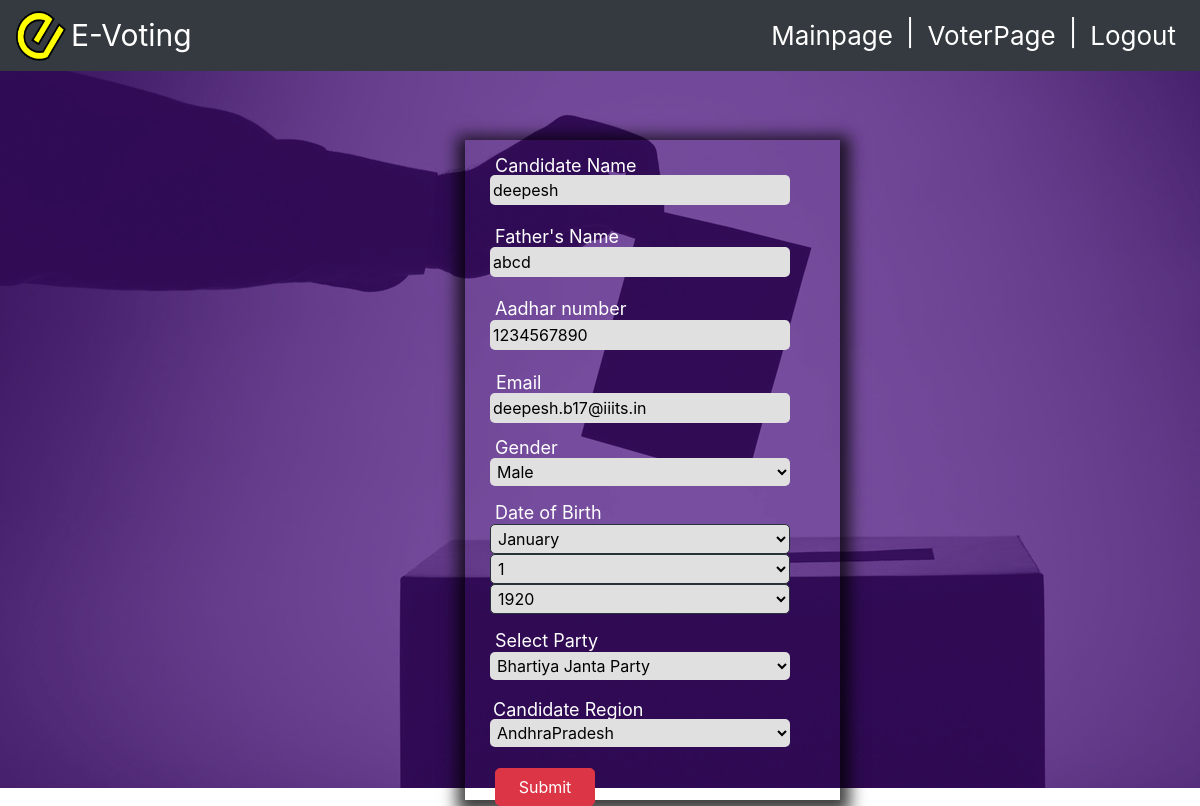
Page /organiser_app/edit/1 on the committed database.
### organiser_app/models.py (models this page shows, shortened)
class Candidate(models.Model):
    candidate_id=models.AutoField(primary_key=True)
    candidate_name=models.CharField(max_length=50,null=False)
    candidate_fname=models.CharField(max_length=50,null=False)
    candidate_party=models.CharField(choices=party_options,null=False,max_length=10,default="Bhartiya Janta Party")
    candidate_region=models.CharField(choices=region_options,null=False,max_length=10,default="AndhraPradesh")
    candidate_gender=models.CharField(choices=Gender_options,null=False,max_length=1,default="Male")
    candidate_email=models.EmailField(unique=True,null=False)
    candidate_dob=models.DateField(null=False)
    candidate_aadhar=models.BigIntegerField(unique=True,null=False)
    profile_pic=models.ImageField(upload_to='profile_pics',blank=True)

### organiser_app/views.py (the view)
# urls.py: path('edit/<int:pk>',views.candidate_update,name='candidate_edit'),
def candidate_update(request,pk):
    template_name='organiser_app/candidate_form.html'
    candidate=get_object_or_404(Candidate,pk=pk)
    form=Candidateform(request.POST or None,instance=candidate)
    if request.method=="POST":
        if form.is_valid():
            form.save()
    return render(request,template_name,{'form':form})

### organiser_app/forms.py
class Candidateform(forms.ModelForm):
    candidate_dob = forms.DateField(widget=forms.SelectDateWidget(years=range(1920, 1994)))
    class Meta:
        model = Candidate
        fields = ('candidate_name','candidate_fname','candidate_party','candidate_region','candidate_gender','candidate_email','candidate_dob','candidate_aadhar','profile_pic')

### organiser_app/templates/organiser_app/candidate_form.html (shortened to what this page needs)
{% load staticfiles %}
{% load widget_tweaks %}
<!doctype html>
<html lang="en">
  <head>
    <link rel="stylesheet" href="https://stackpath.bootstrapcdn.com/bootstrap/4.1.3/css/bootstrap.min.css">
    <link rel="stylesheet" href="https://cdnjs.cloudflare.com/ajax/libs/font-awesome/4.7.0/css/font-awesome.min.css">
  </head>
  <body style="background-image:url({% static 'images/back.jpg' %});background-repeat: no-repeat;height:100%;background-attachment:fixed" >
      <nav class="navbar fixed-top container-fluid navbar-expand-lg navbar-light bg-dark" style="background-color:#008B8B" >
          <div class="collapse navbar-collapse" id="navbarSupportedContent">
            <img src="{% static "images/e-voting.png"%}" alt="evoting image" width="50" height="50">
            <p style="color:white; font-size:30px;margin:5px">E-Voting</p>
          </div>
            <ul class="nav navbar-nav navbar-right">
              <li class="nav-item active">
                <a class="nav-link text-white" href="{% url 'organiser_app:mainpage' %}" style="font-size:26px">Mainpage <span class="sr-only">(current)</span></a>
              </li>
              <li>
                <p class="text-white " style="font-size:26px;margin:5px">|</p>
              </li>
              <li class="nav-item active">
                <a class="nav-link text-white" href="{% url 'organiser_app:voter_region_page' %}" style="font-size:26px">VoterPage<span class="sr-only">(current)</span></a>
              </li>
              <li>
                <p class="text-white " style="font-size:26px;margin:5px">|</p>
              </li>
              <li class="nav-item active">
                <a class="nav-link text-white" href="{% url 'organiser_app:evoting-logout'%}" style="font-size:26px">Logout <span class="sr-only">(current)</span></a>
              </li>
            </ul>
        </nav>
        <div class="container-fluid h-100 text-dark " style="margin-top:100px">
                <div class="row justify-content-center align-items-center h-100 ">
                        <div class="col col-sm-6 col-md-6 col-lg-4 col-xl-3">
                  <div style="margin-left:30px" >
                <form method="post" action=" " class="form-container">
                  <div style="margin-left:25px;margin-top:40px;">
                <div class="form-group row ">
                 <label for="inputEmail3" class="col-sm-12 col-form-label" style="font-size:18px;color:white;margin:5px">Candidate Name</label>
                </div>
                <div class="form-group row" style="margin-top:-32px">
                <div class="col-sm-12">
                  {{ form.candidate_name|attr:"placeholder:Enter Candidate Name"|attr:"width:200px"|add_class:"input100" }}
                </div>
                 </div>
                 <div class="form-group row" style="margin-top:-10px">
                        <label for="inputEmail3" class="col-sm-12 col-form-label" style="font-size:18px;margin:5px ;color:white">Father's Name</label>
                    </div>
                       <div class="form-group row" style="margin-top:-31px">
                       <div class="col-sm-12">
                        {{ form.candidate_fname|attr:"placeholder:Enter Father's Name"|attr:"width:200px"|add_class:"input100" }}
                       </div>
                        </div>
                        <div class="form-group row" style="margin-top:-10px">
                               <label for="inputEmail3" class="col-sm-12 col-form-label" style="font-size:18px ;margin:5px;color:white;">Aadhar number</label>
                           </div>
                        <div class="form-group row" style="margin-top:-30px">
                        <div class="col-sm-12">
                         {{ form.candidate_aadhar|attr:"placeholder:Enter aadhar number"|attr:"width:200px"|add_class:"input100" }}
                        </div>
                         </div>
                        <div class="form-group row" style="margin-top:-10px">
                                <label for="inputEmail3" class="col-sm-12 col-form-label" style="font-size:18px;margin:5px ;margin:6px;color:white;">Email</label>
                            </div>
                               <div class="form-group row" style="margin-top:-32px">
                               <div class="col-sm-12">
                                {{ form.candidate_email|attr:"placeholder:Enter Email Id"|attr:"width:200px"|add_class:"input100"}}
                               </div>
                                </div>
                    <fieldset class="form-group" style="margin-top:-10px">
                  <div class="row">
                    <legend class="col-form-label col-sm-12 pt-0" style="font-size:18px;margin:5px;color:white;" >Gender</legend>
                  </div>
                  <div style="margin-top:-15px">
                  {{form.candidate_gender|add_class:"input100"}}
                </div>
                </fieldset>
                <div class="form-group row" style="margin-top:-15px">
                        <label for="inputEmail3" class="col-sm-12 col-form-label" style="font-size:18px;margin:5px;color:white;">Date of Birth</label>
                </div>
                    <div class="form-group row" style="margin-top:-30px">
                       <div class="col-sm-12">
                        {{form.candidate_dob|add_class:"input100"|add_class:"bord"}}
                       </div>
                     </div>
                     <div class="form-group row" style="margin-top:-15px">
                            <label for="inputEmail3" class="col-sm-12 col-form-label" style="font-size:18px;margin:5px;color:white;">Select Party</label>
                    </div>
                     <div class="form-group" style="margin-top:-30px">
                      {{form.candidate_party|add_class:"input100"}}
                          </div>
                          <div class="form-group row" style="margin-top:-10px">
                                  <label for="inputEmail3" class="col-sm-12 col-form-label" style="font-size:18px ;margin:3px;color:white;">Candidate Region</label>
                          </div>
                          <div class="form-group row" style="margin-top:-30px">
                          <div class="col-sm-12">
                          {{ form.candidate_region|attr:"width:200px"|add_class:"input100" }}
                          </div>
                          </div>
                <div class="form-group row" >
                  <div class="col-sm-12">
                <button type="submit" class="btn btn-danger"style="margin-left:5px;border-radius:5px;margin-top:5px;width:100px">Submit</button>
                </div>
                </div>
              </div>
              </form>
            </div>
        </div>
        </div>
        </div>
  </body>
</html>

### organiser_app/templates/organiser_app/candidate_form.html (style rules this page uses)
.input100 { border-radius:5px; padding:3px; background-color:#e0e0e0; border:none; width:300px; outline:none; }
.form-container { -webkit-box-shadow: 1px 5px 15px 9px rgba(0,0,0,0.75); -moz-box-shadow: 1px 5px 15px 9px rgba(0,0,0,0.75); box-shadow: 1px 5px 15px 9px rgba(0,0,0,0.75); width:375px; height:660px; margin-left: -30px; margin-top:20px; }
.bord { border:1px solid #263238; }

### rows in the picture
Candidate: candidate_name "deepesh", candidate_fname "abcd", candidate_aadhar "1234567890", candidate_email "deepesh.b17@iiits.in", candidate_gender "Male", candidate_party "Bhartiya Janta Party", candidate_region "AndhraPradesh"
